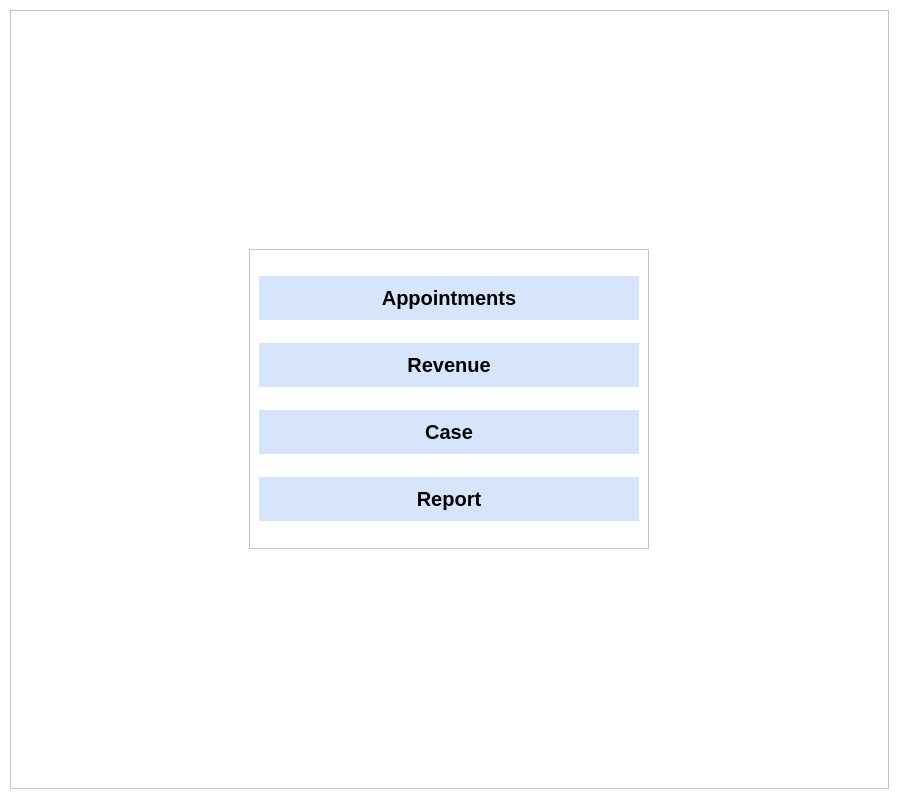
<?xml version="1.0" encoding="UTF-8"?>
<ui version="4.0">
 <class>Form</class>
 <widget class="QWidget" name="Form">
  <property name="geometry">
   <rect>
    <x>0</x>
    <y>0</y>
    <width>899</width>
    <height>799</height>
   </rect>
  </property>
  <property name="minimumSize">
   <size>
    <width>899</width>
    <height>799</height>
   </size>
  </property>
  <property name="maximumSize">
   <size>
    <width>899</width>
    <height>799</height>
   </size>
  </property>
  <property name="windowTitle">
   <string>Form</string>
  </property>
  <property name="styleSheet">
   <string notr="true">background: #FFFFFF</string>
  </property>
  <layout class="QVBoxLayout" name="verticalLayout">
   <property name="spacing">
    <number>0</number>
   </property>
   <property name="leftMargin">
    <number>10</number>
   </property>
   <property name="topMargin">
    <number>10</number>
   </property>
   <property name="rightMargin">
    <number>10</number>
   </property>
   <property name="bottomMargin">
    <number>10</number>
   </property>
   <item>
    <widget class="QFrame" name="frame">
     <property name="styleSheet">
      <string notr="true">background: url(C:/Users/Asus/Desktop/bg2.png)</string>
     </property>
     <property name="frameShape">
      <enum>QFrame::StyledPanel</enum>
     </property>
     <property name="frameShadow">
      <enum>QFrame::Raised</enum>
     </property>
     <layout class="QHBoxLayout" name="horizontalLayout">
      <item>
       <widget class="QFrame" name="frame_2">
        <property name="maximumSize">
         <size>
          <width>400</width>
          <height>300</height>
         </size>
        </property>
        <property name="font">
         <font>
          <family>Segoe UI</family>
         </font>
        </property>
        <property name="autoFillBackground">
         <bool>false</bool>
        </property>
        <property name="styleSheet">
         <string notr="true">QFrame{
	background: url()
}

QPushButton {
  -webkit-border-radius: 23;
  -moz-border-radius: 23;
  border-radius: 23px;
  -webkit-box-shadow: 0px 1px 7px #666666;
  -moz-box-shadow: 0px 1px 7px #666666;
  box-shadow: 0px 1px 7px #666666;
  font-size: 20px;
  padding: 10px;
  background: rgb(204,222,250,0.8);
  border: solid #1f628d 2px;
  text-decoration: none;
}

QPushButton:hover {
  background: #3cb0fd;
  text-decoration: none;
}
</string>
        </property>
        <property name="frameShape">
         <enum>QFrame::StyledPanel</enum>
        </property>
        <property name="frameShadow">
         <enum>QFrame::Raised</enum>
        </property>
        <layout class="QVBoxLayout" name="verticalLayout_2">
         <item>
          <widget class="QPushButton" name="appointments">
           <property name="maximumSize">
            <size>
             <width>16777215</width>
             <height>16777215</height>
            </size>
           </property>
           <property name="sizeIncrement">
            <size>
             <width>0</width>
             <height>0</height>
            </size>
           </property>
           <property name="font">
            <font>
             <family>Segoe UI</family>
             <pointsize>-1</pointsize>
             <weight>75</weight>
             <bold>true</bold>
             <underline>false</underline>
             <strikeout>false</strikeout>
             <kerning>true</kerning>
            </font>
           </property>
           <property name="text">
            <string>Appointments</string>
           </property>
          </widget>
         </item>
         <item>
          <widget class="QPushButton" name="revenue">
           <property name="font">
            <font>
             <family>Segoe UI</family>
             <pointsize>-1</pointsize>
             <weight>75</weight>
             <bold>true</bold>
             <underline>false</underline>
             <strikeout>false</strikeout>
            </font>
           </property>
           <property name="text">
            <string>Revenue</string>
           </property>
          </widget>
         </item>
         <item>
          <widget class="QPushButton" name="case_2">
           <property name="font">
            <font>
             <family>Segoe UI</family>
             <pointsize>-1</pointsize>
             <weight>75</weight>
             <bold>true</bold>
             <underline>false</underline>
             <strikeout>false</strikeout>
            </font>
           </property>
           <property name="text">
            <string>Case</string>
           </property>
          </widget>
         </item>
         <item>
          <widget class="QPushButton" name="report">
           <property name="font">
            <font>
             <family>Segoe UI</family>
             <pointsize>-1</pointsize>
             <weight>75</weight>
             <bold>true</bold>
             <underline>false</underline>
             <strikeout>false</strikeout>
            </font>
           </property>
           <property name="text">
            <string>Report</string>
           </property>
          </widget>
         </item>
        </layout>
       </widget>
      </item>
     </layout>
    </widget>
   </item>
  </layout>
 </widget>
 <resources/>
 <connections/>
</ui>
